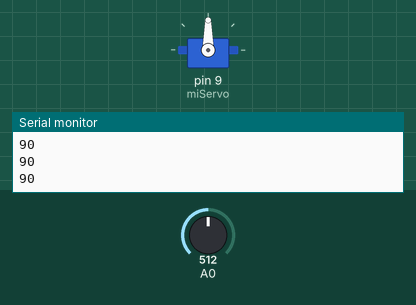
This sketch was run on a simulated Arduino Uno, built with avr-gcc and run on an emulated ATmega328P. Parts: servo, the last lines printed to the serial monitor. Inputs (shaded band) come from the test bench; at power-on: A0 = 512.

Above: at 1.2 s.
1.3 s: A0 set to 716
At 1.8 s:
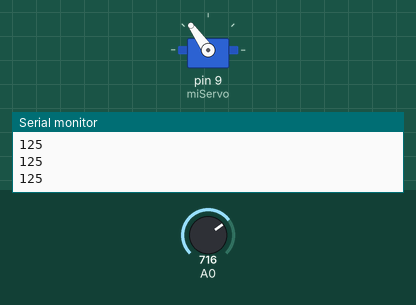
2.8 s: A0 set to 900
At 3.3 s:
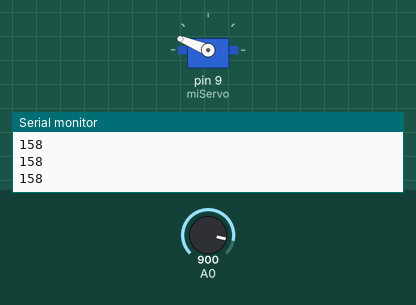
4.3 s: A0 set to 1023
At 5.4 s:
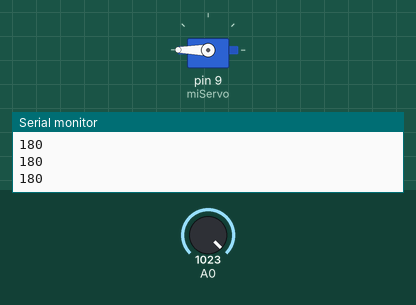
5.8 s: A0 set to 306
At 6.3 s:
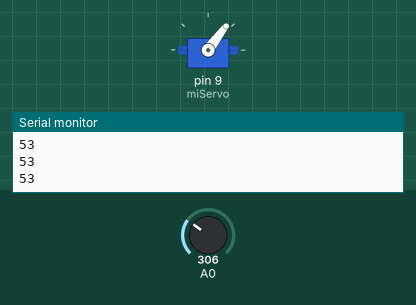
7.3 s: A0 set to 122
At 7.7 s:
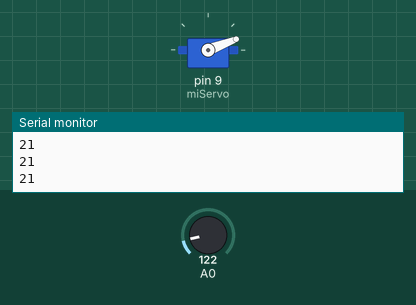
8.8 s: A0 set to 0
At 10.1 s:
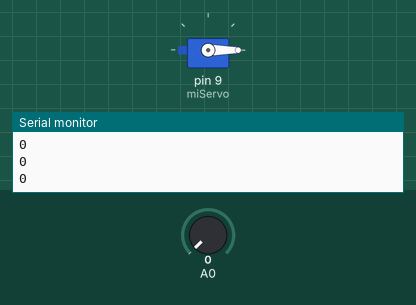
Timing chart, 0 to 11.3 s (numbered marks = the images above; inputs shaded):
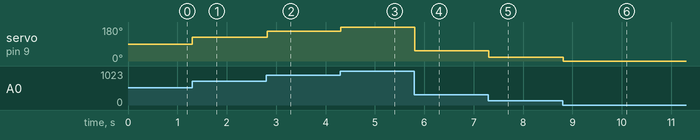

The sketch:

one_servo_potentiometerr.ino
```cpp
#include <Servo.h>

Servo miServo;

void setup() {
    miServo.attach(9, 500, 2400);
    Serial.begin(9600);
}

void loop() {
    int valorPot = analogRead(A0);  // lee el potenciómetro: 0 a 1023

    // convierte 0-1023 a 0-180 grados
    // es la misma interpolación que acabas de entender
    int grados = map(valorPot, 0, 1023, 0, 180);

    miServo.write(grados);
    Serial.println(grados);

    delay(15);
}
```

Measured:
- after the input at 1.3 s, servo on pin 9 (miServo): 90° → 125° at once
- after the input at 2.8 s, servo on pin 9 (miServo): 125° → 158° at once
- after the input at 4.3 s, servo on pin 9 (miServo): 158° → 180° at once
- after the input at 5.8 s, servo on pin 9 (miServo): 180° → 53° at once
- after the input at 7.3 s, servo on pin 9 (miServo): 53° → 21° at once
- after the input at 8.8 s, servo on pin 9 (miServo): 21° → 0° at once
